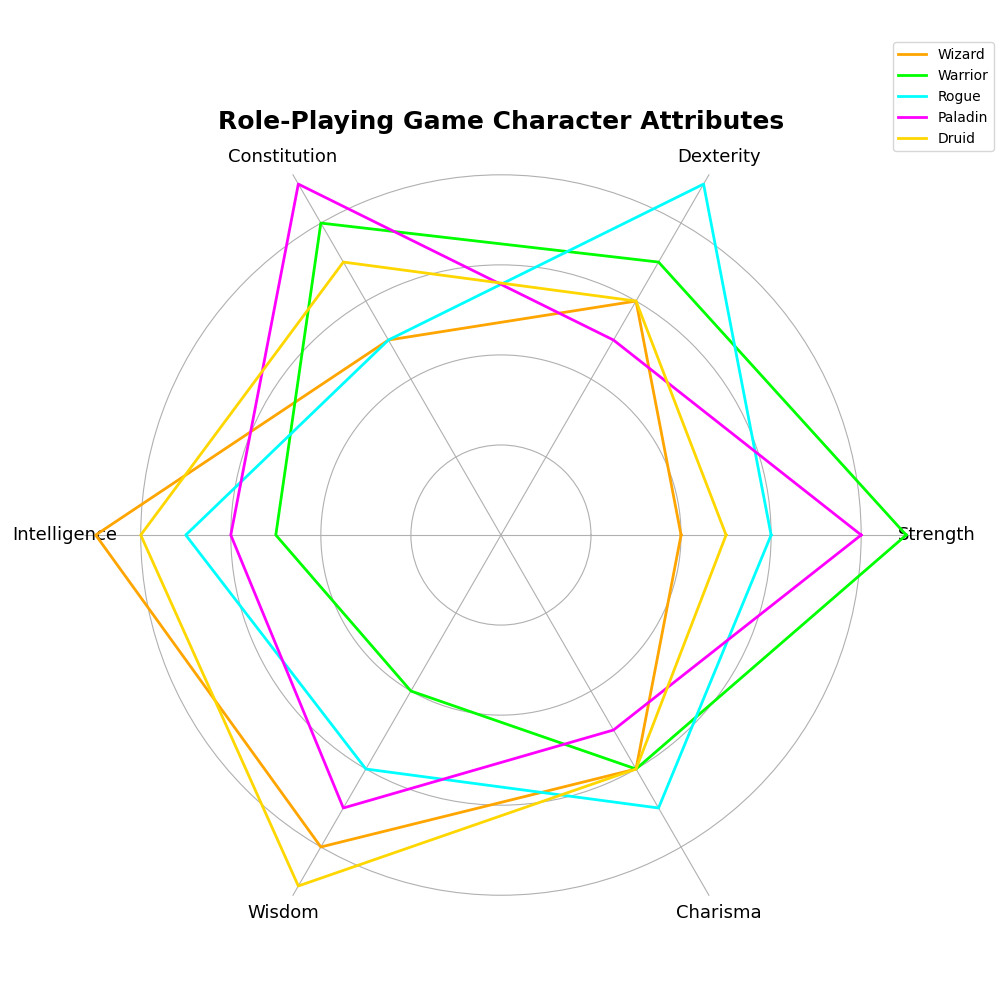

Here is the Python script that generated this plot:
import matplotlib.pyplot as plt
import numpy as np

categories = ['Strength', 'Dexterity', 'Constitution', 'Intelligence', 'Wisdom', 'Charisma']
n_vars = len(categories)

wizard = [4, 6, 5, 9, 8, 6]
warrior = [9, 7, 8, 5, 4, 6]
rogue = [6, 9, 5, 7, 6, 7]
paladin = [8, 5, 9, 6, 7, 5]
druid = [5, 6, 7, 8, 9, 6]

wizard += wizard[:1]
warrior += warrior[:1]
rogue += rogue[:1]
paladin += paladin[:1]
druid += druid[:1]

angles = np.linspace(0, 2 * np.pi, n_vars, endpoint=False).tolist()
angles += angles[:1]

fig, ax = plt.subplots(figsize=(10, 10), subplot_kw=dict(polar=True))

# Updated colors for the plot
ax.plot(angles, wizard, color='orange', linewidth=2, label='Wizard')
ax.plot(angles, warrior, color='lime', linewidth=2, label='Warrior')
ax.plot(angles, rogue, color='cyan', linewidth=2, label='Rogue')
ax.plot(angles, paladin, color='magenta', linewidth=2, label='Paladin')
ax.plot(angles, druid, color='gold', linewidth=2, label='Druid')

ax.set_xticks(angles[:-1])
ax.set_xticklabels(categories, fontsize=13)

plt.title('Role-Playing Game Character Attributes', size=18, weight='bold', va='top')
ax.legend(loc='upper right', bbox_to_anchor=(1.1, 1.1))

ax.set_yticklabels([])
ax.set_rlabel_position(0)
ax.spines['polar'].set_visible(False)

plt.tight_layout()
plt.show()
